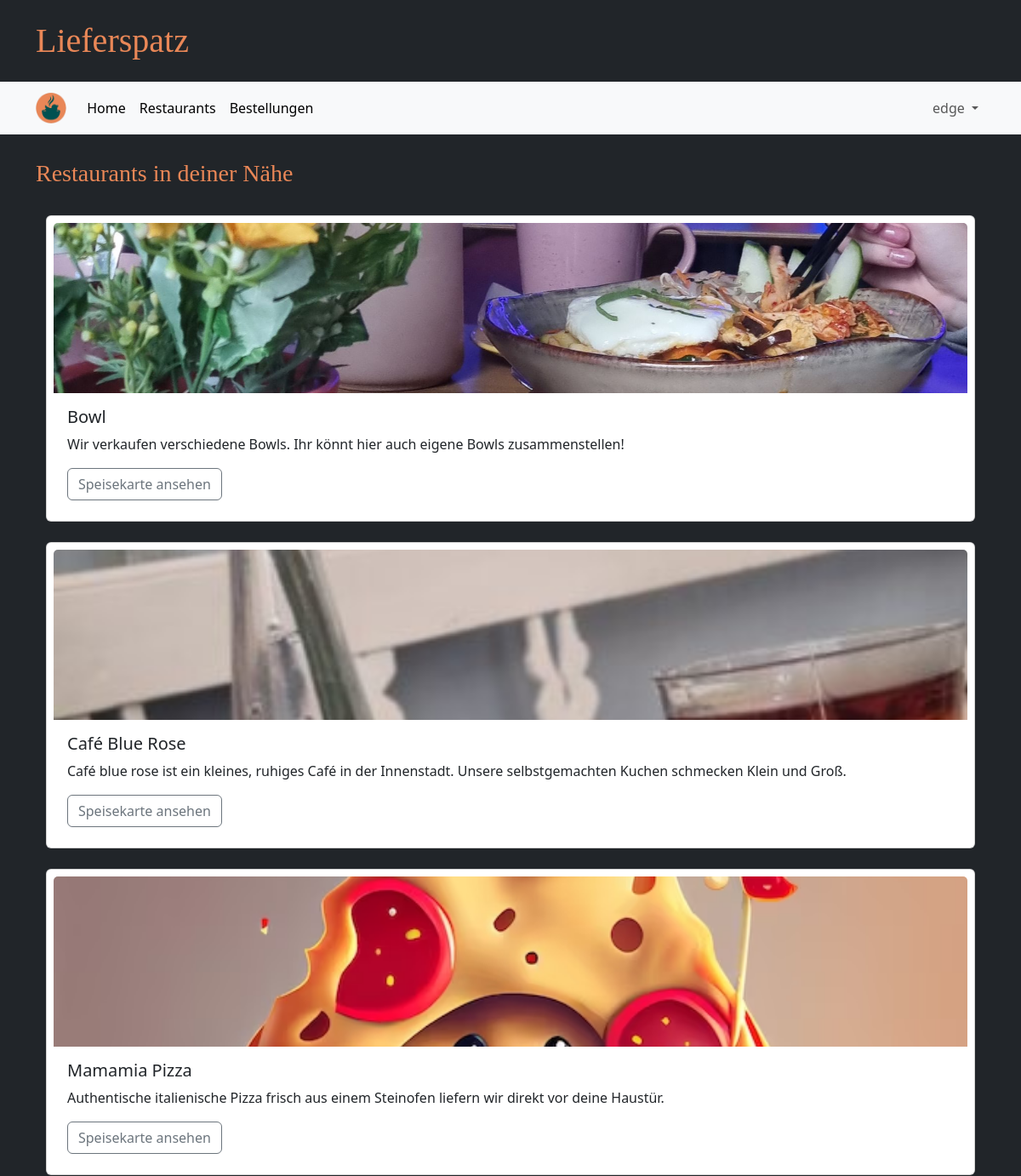
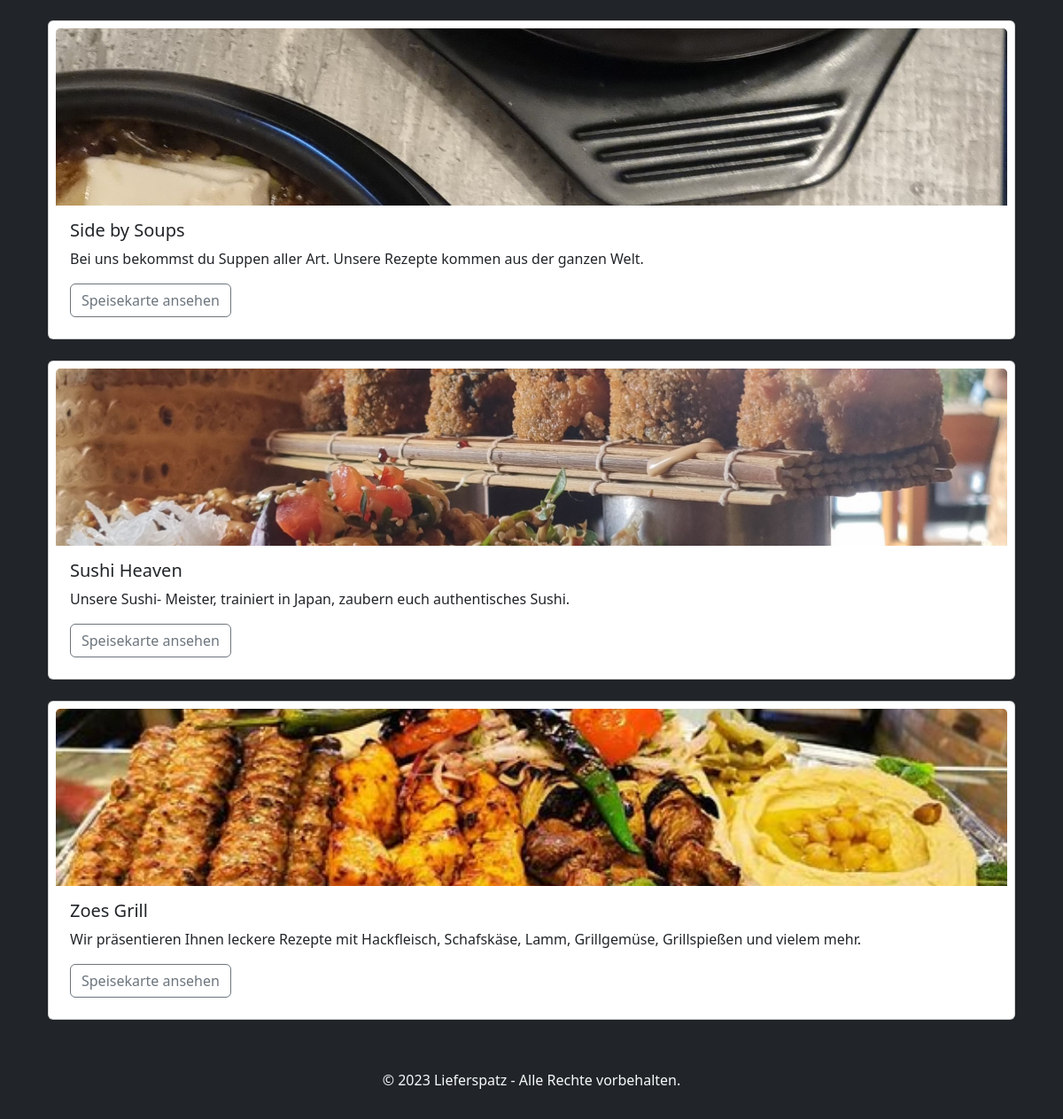
/restaurants/ (signed in), run on the app's committed database (2 pictures, top to bottom).
### tables this page shows
CREATE TABLE GeschaeftsAccount(
            Username TEXT PRIMARY KEY NOT NULL,
            Passwort TEXT NOT NULL,
            Restaurantname TEXT NOT NULL,
            Beschreibung TEST NOT NULL,
            Strasse TEXT NOT NULL,
            Hausnummer INTEGER NOT NULL,
            Plz INTEGER NOT NULL
        );

### main.py (the view)
@app.route("/restaurants/")
def restaurants_page():
    if "user" in session and not "business" in session:
        day_index = datetime.datetime.now().weekday()
        restaurants = database.get_restaurants_near_and_open(session["user"], WEEKDAYS[day_index])
        image_names = os.listdir(app.config['UPLOAD_FOLDER'])
        image_tuples = list(map(os.path.splitext, image_names))
        for restaurant in restaurants:
            restaurant["image_path"] = DEFAULT_IMAGE
            for index, value in enumerate(image_tuples):
                if restaurant["username"] == value[0]:
                    restaurant["image_path"] = 'business/' + value[0] + value[1]
                    image_tuples.pop(index)
                    break
        return render_template("restaurants.html", restaurants=restaurants)
    else:
        return redirect(url_for("login_customer_page"))

### database.py (called while the page is built)
def getData(sql, params = ()):
    dbcon = sqlite3.connect("instance/db.db")
    cursor = dbcon.cursor()
    cursor.execute(sql, params)
    return cursor

def get_business_hours_for(username, day):
    request_pointer = getData("""
        SELECT *
        FROM Oeffnungszeit
        WHERE GUsername = ? AND Wochentag = ?""",
        (username, day))
    entry = request_pointer.fetchone()
    result = None
    if entry:
        result = {
            "restaurant": entry[0],
            "day": entry[1],
            "from": entry[2],
            "until": entry[3],
        }
    return result

### templates/restaurants.html (shortened to what this page needs)
{% extends "base.html" %}
{% block heading %}Restaurants in deiner Nähe{% endblock %}
{% block content %}
  {% for restaurant in restaurants %}
      <div class="card mt-2 mb-4 p-2">
      <img src="{{ url_for('static', filename=restaurant['image_path']) }}" class="card-img-top restau-image" alt="...">
      <div class="card-body">
          <h5 class="card-title">{{ restaurant['name'] }}</h5>
          <p class="card-text">{{ restaurant['description'] }}</p>
          <a href="{{ url_for('menue_page', username=restaurant['username']) }}" class="btn btn-outline-secondary">Speisekarte ansehen</a>
      </div>
      </div>
  {% endfor %}
{% endblock %}

### templates/base.html (shortened to what this page needs)
<!DOCTYPE html>
<html lang="de">
<head>
    <link rel="stylesheet" href="/static/style.css">
    <link href="{{ url_for('static', filename='bootstrap/css/bootstrap.min.css') }}" rel="stylesheet">
</head>
<body class="bg-dark">
    <div class="container my-4">
        <h1 class="brandfont">Lieferspatz</h1>
    </div>
    <nav class="navbar navbar-expand bg-body-tertiary sticky-top border-bottom border-5 border-dark">
        <div class="container">
          <a class="navbar-brand" href="#">
            <img src="{{ url_for('static', filename='ls_logo.png') }}" alt="..." height="36" />
          </a>
          <div class="collapse navbar-collapse" id="navbarSupportedContent">
            <ul class="navbar-nav me-auto mb-2 mb-lg-0">
              <li class="nav-item">
                <a class="nav-link active" aria-current="page" href="{{ url_for('start_page') }}">Home</a>
              </li>
              <li class="nav-item">
                <a class="nav-link active" aria-current="page" href="{{ url_for('restaurants_page') }}">Restaurants</a>
              </li>
              <li class="nav-item">
                <a class="nav-link active" id="view_orders" aria-current="page" href="{{ url_for('order_page') }}">Bestellungen</a>
              </li>
            </ul>
            <ul class="navbar-nav mb-2 mb-lg-0">
              {% if session['user'] %}
              <li class="nav-item dropdown">
                <a class="nav-link dropdown-toggle" href="#" role="button" data-bs-toggle="dropdown" aria-expanded="false">
                  {{ session['user'] }}
                </a>
              </li>
              {% endif %}
            </ul>
          </div>
        </div>
    </nav>
    <div class="container mt-4">
        <h3 class="brandfont2">{% block heading %}{% endblock %}</h3>
    </div>
    <div class="container text-light px-4 py-3 ">
        {% block content %}{% endblock %}
    </div>
    <footer class="bg-dark text-light text-center py-3">
        <p>&copy; 2023 Lieferspatz - Alle Rechte vorbehalten.</p>
    </footer>
</body>
</html>

### static/style.css (style rules this page uses)
.brandfont { font-family: brandFont; color: #e98757; }
.brandfont2 { font-family: brandFont2; color: #e98757; }
.restau-image { height: 200px; object-fit: cover; }
.text-center { text-align: center; }

### data on the page
GeschaeftsAccount: shows a picture, name "Bowl", description "Wir verkaufen verschiedene Bowls. Ihr könnt hier auch eigene Bowls zusammenstellen!"
GeschaeftsAccount: shows a picture, name "Café Blue Rose", description "Café blue rose ist ein kleines, ruhiges Café in der Innenstadt. Unsere selbstgemachten Kuchen schmecken Klein und Groß."
GeschaeftsAccount: shows a picture, name "Mamamia Pizza", description "Authentische italienische Pizza frisch aus einem Steinofen liefern wir direkt vor deine Haustür."
GeschaeftsAccount: shows a picture, name "Side by Soups", description "Bei uns bekommst du Suppen aller Art. Unsere Rezepte kommen aus der ganzen Welt."
GeschaeftsAccount: shows a picture, name "Sushi Heaven", description "Unsere Sushi- Meister, trainiert in Japan, zaubern euch authentisches Sushi."
GeschaeftsAccount: shows a picture, name "Zoes Grill", description "Wir präsentieren Ihnen leckere Rezepte mit Hackfleisch, Schafskäse, Lamm, Grillgemüse, Grillspießen und vielem mehr."

### other printed values
{{ session['user'] }} "edge"
